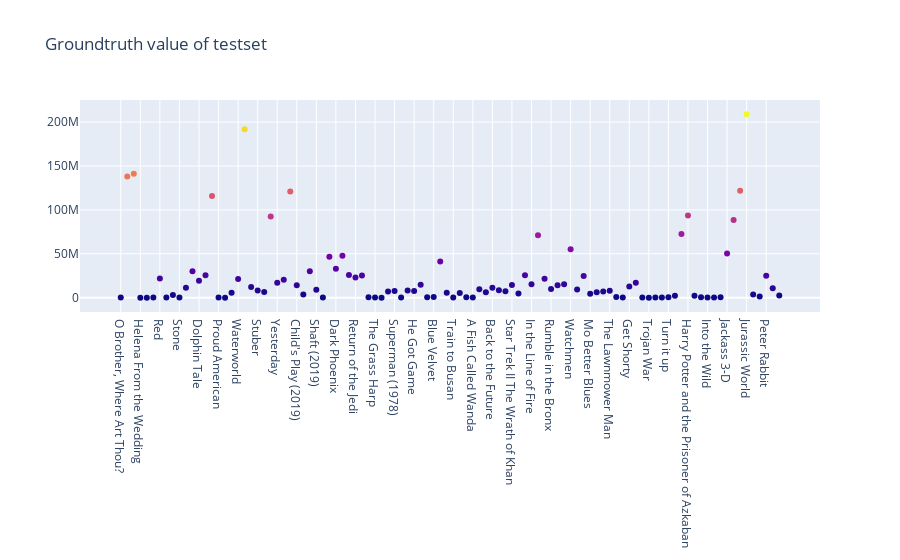

Write notebook code for a chart like this one.
### Code cell
#data= pd.read_csv("https://raw.githubusercontent.com/plotly/datasets/master/2014_usa_states.csv")

fig = go.Figure(data=go.Scatter(x=g1_result_final["name"],
                                y=g1_result_final["ground_truth"],
                                mode='markers',
                                marker_color=g1_result_final["ground_truth"],
                                text=g1_result_final["name"])) # hover text goes here(movie_title)

fig.update_layout(title='Groundtruth value of testset')
fig.show()

### Figure 1 — Plotly figure (JSON) as saved in the notebook; plotly's stock layout.template omitted (floating-point values rounded to 4 significant figures)
{"data": [{"marker": {"color": [195104, 138122261, 141067634, 2692, 20508, 257285, 21761408, 31893, 3048665, 75766, 11412213, 30180188, 19152401, 25447444, 115718405, 96076, 19253, 5540470, 21171780, 191770759, 12005210, 8225384, 6560030, 92579212, 17010050, 20269723, 120908065, 14094594, 3600647, 30035838, 8901419, 246305, 46652680, 32828348, 47776293, 25725722, 23019618, 25337110, 318403, 117161, 26334, 7061513, 7465343, 31665, 8085915, 7610663, 14711124, 587591, 789409, 41082018, 5533844, 284776, 5324240, 340456, 115418, 9454238, 6275647, 11152500, 8570007, 7348200, 14347221, 4858152, 25642340, 15269388, 71117625, 21401121, 9858380, 14102888, 15214805, 55214334, 9292248, 24733155, 4387360, 6101297, 7039622, 7751971, 656636, 138486, 12700007, 17084296, 66920, 217, 118278, 80030, 576820, 2182900, 72629713, 93687367, 2188199, 410804, 212440, 202714, 360018, 50353641, 88364714, 121897634, 208806270, 3613567, 1172036, 25010928, 10845330, 2375325]}, "mode": "markers", "text": ["O Brother, Where Art Thou?", "The Twilight Saga: Breaking Dawn Part 1", "The Twilight Saga: Breaking Dawn Part 2", "Helena From the Wedding", "Monsters", "Catfish", "Red", "Freakonomics", "The Warrior's Way", "Stone", "Frankenweenie", "John Carter", "Dolphin Tale", "Penguins of Madagascar", "Minions", "Proud American", "Edmond", "Tootsie", "Waterworld", "The Lion King (2019)", "Crawl", "Stuber", "Midsommar", "Spider-Man: Far from Home", "Yesterday", "Annabelle Comes Home", "Toy Story 4", "Child's Play (2019)", "Anna (2019)", "Men in Black International", "Shaft (2019) ", "Late Night", "The Secret Life of Pets 2", "Dark Phoenix", "Godzilla:King of the Monsters", "Rocketman", "Return of the Jedi", "Indiana Jones and the Temple of Doom", "The Idolmaker", "The Grass Harp", "The Grand", "Jaws", "Superman (1978)", "Clerks", "Juice", "He Got Game", "White Men Can't Jump", "Mulholland Drive", "Blue Velvet", "Once Upon a Time in Hollywood", "The Big Lebowski", "Train to Busan", "Pride and Prejudice and Zombies", "Dead Poets Society", "A Fish Called Wanda", "The Witches of Eastwick", "Ferris Bueller's Day Off", "Back to the Future", "Police Academy", "Trading Places", "Star Trek II The Wrath of Khan", "The Blues Brothers", "V For Vendetta", "In the Line of Fire", "Us", "The Forbidden Kingdom", "Rumble in the Bronx", "Machete", "Beverly Hills Cop", "Watchmen", "Jackie Brown", "Zombieland", "Mo Better Blues", "Thelma and Louise", "New Jack City", "The Lawnmower Man", "Schindler's List", "Four Weddings and a Funeral", "Get Shorty", "Jerry Maguire", "Welcome to Sarajevo", "Trojan War", "The Gingerbread Man", "Tumbleweeds", "Turn it up", "The Adventures of Pluto Nash", "The Lord of the Rings: The Return of the King", "Harry Potter and the Prisoner of Azkaban", "Stay", "Fast Food Nation", "Into the Wild", "The Wrestler", "Slumdog Millionaire", "Jackass 3-D", "Skyfall", "The Hunger Games: Mocking Jay - Part 1", "Jurassic World", "Shut In", "Molly's Game", "Peter Rabbit", "BlacKkKlansman", "Replicas"], "type": "scatter", "x": ["O Brother, Where Art Thou?", "The Twilight Saga: Breaking Dawn Part 1", "The Twilight Saga: Breaking Dawn Part 2", "Helena From the Wedding", "Monsters", "Catfish", "Red", "Freakonomics", "The Warrior's Way", "Stone", "Frankenweenie", "John Carter", "Dolphin Tale", "Penguins of Madagascar", "Minions", "Proud American", "Edmond", "Tootsie", "Waterworld", "The Lion King (2019)", "Crawl", "Stuber", "Midsommar", "Spider-Man: Far from Home", "Yesterday", "Annabelle Comes Home", "Toy Story 4", "Child's Play (2019)", "Anna (2019)", "Men in Black International", "Shaft (2019) ", "Late Night", "The Secret Life of Pets 2", "Dark Phoenix", "Godzilla:King of the Monsters", "Rocketman", "Return of the Jedi", "Indiana Jones and the Temple of Doom", "The Idolmaker", "The Grass Harp", "The Grand", "Jaws", "Superman (1978)", "Clerks", "Juice", "He Got Game", "White Men Can't Jump", "Mulholland Drive", "Blue Velvet", "Once Upon a Time in Hollywood", "The Big Lebowski", "Train to Busan", "Pride and Prejudice and Zombies", "Dead Poets Society", "A Fish Called Wanda", "The Witches of Eastwick", "Ferris Bueller's Day Off", "Back to the Future", "Police Academy", "Trading Places", "Star Trek II The Wrath of Khan", "The Blues Brothers", "V For Vendetta", "In the Line of Fire", "Us", "The Forbidden Kingdom", "Rumble in the Bronx", "Machete", "Beverly Hills Cop", "Watchmen", "Jackie Brown", "Zombieland", "Mo Better Blues", "Thelma and Louise", "New Jack City", "The Lawnmower Man", "Schindler's List", "Four Weddings and a Funeral", "Get Shorty", "Jerry Maguire", "Welcome to Sarajevo", "Trojan War", "The Gingerbread Man", "Tumbleweeds", "Turn it up", "The Adventures of Pluto Nash", "The Lord of the Rings: The Return of the King", "Harry Potter and the Prisoner of Azkaban", "Stay", "Fast Food Nation", "Into the Wild", "The Wrestler", "Slumdog Millionaire", "Jackass 3-D", "Skyfall", "The Hunger Games: Mocking Jay - Part 1", "Jurassic World", "Shut In", "Molly's Game", "Peter Rabbit", "BlacKkKlansman", "Replicas"], "y": [195104, 138122261, 141067634, 2692, 20508, 257285, 21761408, 31893, 3048665, 75766, 11412213, 30180188, 19152401, 25447444, 115718405, 96076, 19253, 5540470, 21171780, 191770759, 12005210, 8225384, 6560030, 92579212, 17010050, 20269723, 120908065, 14094594, 3600647, 30035838, 8901419, 246305, 46652680, 32828348, 47776293, 25725722, 23019618, 25337110, 318403, 117161, 26334, 7061513, 7465343, 31665, 8085915, 7610663, 14711124, 587591, 789409, 41082018, 5533844, 284776, 5324240, 340456, 115418, 9454238, 6275647, 11152500, 8570007, 7348200, 14347221, 4858152, 25642340, 15269388, 71117625, 21401121, 9858380, 14102888, 15214805, 55214334, 9292248, 24733155, 4387360, 6101297, 7039622, 7751971, 656636, 138486, 12700007, 17084296, 66920, 217, 118278, 80030, 576820, 2182900, 72629713, 93687367, 2188199, 410804, 212440, 202714, 360018, 50353641, 88364714, 121897634, 208806270, 3613567, 1172036, 25010928, 10845330, 2375325]}], "layout": {"title": {"text": "Groundtruth value of testset"}}}
